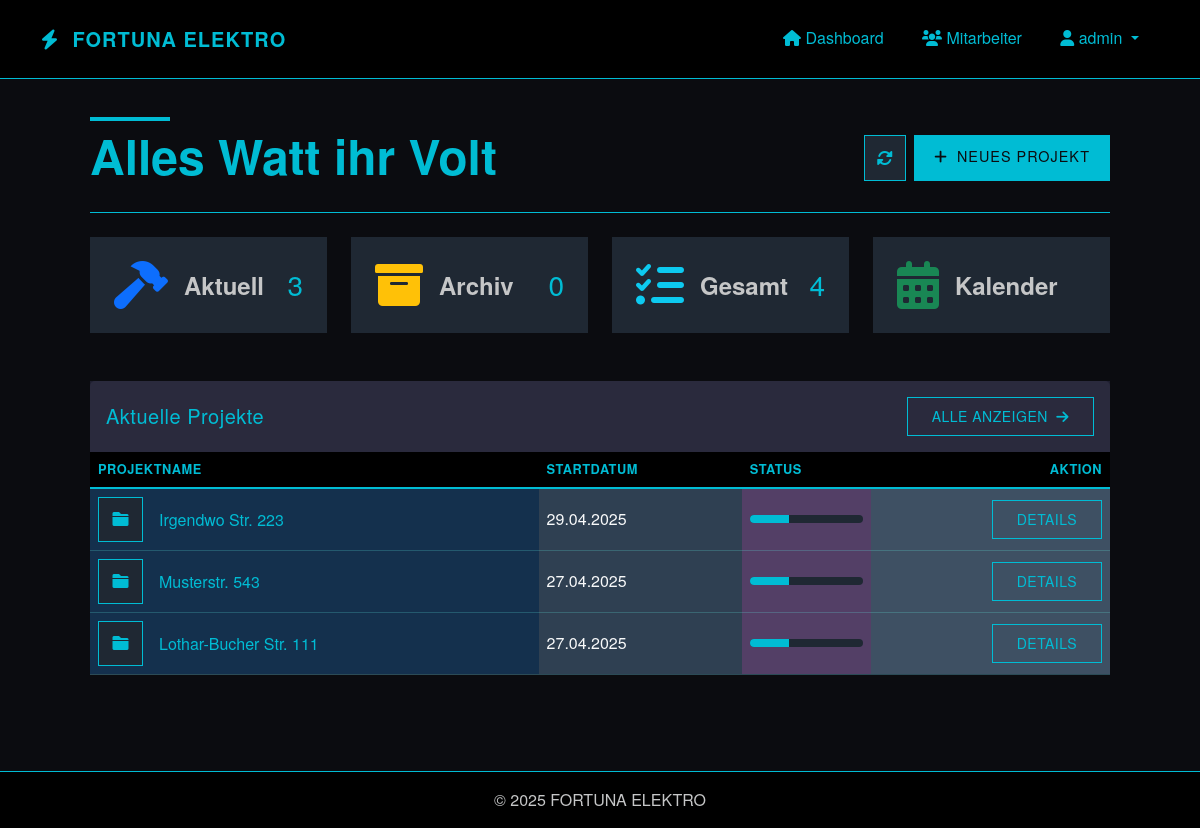
Screenshot of / (signed in) with the database file from the repository.
### app/models/user.py (models this page shows, shortened)
class User(UserMixin, db.Model):
    id = db.Column(db.Integer, primary_key=True)
    username = db.Column(db.String(64), unique=True, nullable=False)
    password_hash = db.Column(db.String(128), nullable=False)
    role = db.Column(db.String(20), nullable=False, default='installateur')  # 'admin' oder 'installateur'
    is_active = db.Column(db.Boolean, default=True)
    created_at = db.Column(db.DateTime, default=datetime.utcnow)
    projects = db.relationship('Project', backref='creator', lazy='dynamic')
    files = db.relationship('File', backref='uploader', lazy='dynamic')
    timesheets = db.relationship('Timesheet', backref='employee', lazy='dynamic')
    def is_admin(self):
        return self.role == 'admin'

### app/models/project.py (models this page shows, shortened)
class Project(db.Model):
    id = db.Column(db.Integer, primary_key=True)
    name = db.Column(db.String(128), nullable=False)  # Adresse als Projektname
    description = db.Column(db.Text)
    start_date = db.Column(db.DateTime, default=datetime.utcnow)
    end_date = db.Column(db.DateTime)
    status = db.Column(db.String(20), default='in_bearbeitung')  # 'in_bearbeitung', 'abgeschlossen', 'archiviert'
    creator_id = db.Column(db.Integer, db.ForeignKey('user.id'), nullable=False)
    files = db.relationship('File', backref='project', lazy='dynamic', cascade='all, delete-orphan')
    timesheets = db.relationship('Timesheet', backref='project', lazy='dynamic', cascade='all, delete-orphan')

### app/routes/dashboard.py (the view)
@dashboard.route('/')
@login_required
def index():
    in_progress = Project.query.filter_by(status='in_bearbeitung').order_by(Project.start_date.desc()).all()
    completed = Project.query.filter_by(status='abgeschlossen').order_by(Project.start_date.desc()).all()
    archived = Project.query.filter_by(status='archiviert').order_by(Project.start_date.desc()).all()
    return render_template(
        'dashboard/index.html',
        title='Dashboard',
        in_progress=in_progress,
        completed=completed,
        archived=archived
    )

### app/models/user.py (called while the page is built)
@login_manager.user_loader
def load_user(id):
    return User.query.get(int(id))

### app/templates/dashboard/index.html (shortened to what this page needs)
{% extends "base.html" %}
{% block content %}
<div class="container-fluid py-4">
    <div class="d-flex flex-column flex-md-row justify-content-between align-items-start align-items-md-center mb-4 gap-3">
        <div class="position-relative">
            <div class="dashboard-heading-decoration"></div>
            <h4 class="fw-bold mb-1 display-5 position-relative">Alles Watt ihr Volt</h4>
        </div>
        <div class="d-flex">
            <a href="{{ url_for('dashboard.index') }}" class="btn btn-light me-2 btn-refresh" aria-label="Aktualisieren">
                <i class="fas fa-sync-alt"></i>
            </a>
            <a href="{{ url_for('projects.new_project') }}" class="btn btn-gradient">
                <i class="fas fa-plus me-1"></i> Neues Projekt
            </a>
        </div>
    </div>
<div class="row g-4 mb-5">
    <div class="col-12 col-sm-6 col-lg-3">
        <div class="card h-100 border-0 shadow-hover stat-card custom-stat-card" data-bs-toggle="modal" data-bs-target="#projectsModal" data-tab-target="in-progress-tab">
            <div class="card-body p-4">
                <div class="d-flex align-items-center justify-content-between">
                    <div class="d-flex align-items-center gap-3">
                        <i class="fas fa-hammer fa-3x text-primary"></i>
                        <span class="text-muted fw-bold fs-4">Aktuell</span>
                    </div>
                    <h3 class="mb-0">{{ in_progress|length }}</h3>
                </div>
            </div>
        </div>
    </div>
    <div class="col-12 col-sm-6 col-lg-3">
        <div class="card h-100 border-0 shadow-hover stat-card custom-stat-card" data-bs-toggle="modal" data-bs-target="#projectsModal" data-tab-target="archived-tab">
            <div class="card-body p-4">
                <div class="d-flex align-items-center justify-content-between">
                    <div class="d-flex align-items-center gap-3">
                        <i class="fas fa-archive fa-3x text-warning"></i>
                        <span class="text-muted fw-bold fs-4">Archiv</span>
                    </div>
                    <h3 class="mb-0">{{ archived|length }}</h3>
                </div>
            </div>
        </div>
    </div>
    <div class="col-12 col-sm-6 col-lg-3">
        <div class="card h-100 border-0 shadow-hover stat-card custom-stat-card" data-bs-toggle="modal" data-bs-target="#projectsModal" data-tab-target="all-tab">
            <div class="card-body p-4">
                <div class="d-flex align-items-center justify-content-between">
                    <div class="d-flex align-items-center gap-3">
                        <i class="fas fa-tasks fa-3x text-info"></i>
                        <span class="text-muted fw-bold fs-4">Gesamt</span>
                    </div>
                    <h3 class="mb-0">{{ (in_progress|length) + (completed|length) + (archived|length) }}</h3>
                </div>
            </div>
        </div>
    </div>
    <div class="col-12 col-sm-6 col-lg-3">
        <div class="card h-100 border-0 shadow-hover stat-card custom-stat-card" data-bs-toggle="modal" data-bs-target="#projectsModal" data-tab-target="calendar-tab">
            <div class="card-body p-4">
                <div class="d-flex align-items-center justify-content-between">
                    <div class="d-flex align-items-center gap-3">
                        <i class="fas fa-calendar-alt fa-3x text-success"></i>
                        <span class="text-muted fw-bold fs-4">Kalender</span>
                    </div>
                </div>
            </div>
        </div>
    </div>
</div>
<div class="row mb-4">
    <div class="col-12">
        <div class="card border-0 shadow-hover aktuelle-projekte">
            <div class="card-header border-0 py-3">
                <div class="d-flex justify-content-between align-items-center">
                    <h5 class="mb-0"> Aktuelle Projekte</h5>
                    <button class="btn btn-sm btn-outline-primary" data-bs-toggle="modal" data-bs-target="#projectsModal">
                        Alle anzeigen <i class="fas fa-arrow-right ms-1"></i>
                    </button>
                </div>
            </div>
            <div class="card-body p-0">
                {% if in_progress %}
                    <div class="table-responsive" >
                        <table class="table table-hover align-middle mb-0" >
                            <thead>
                                <tr>
                                    <th>Projektname</th>
                                    <th class="d-none d-md-table-cell">Startdatum</th>
                                    <th class="d-none d-lg-table-cell" >Status</th>
                                    <th class="text-end">Aktion</th>
                                </tr>
                            </thead>
                            <tbody>
                                {% for project in in_progress[:5] %}
                                    <tr>
                                        <td style="background-color: #14304d">
                                            <div class="d-flex align-items-center" >
                                                <div class="project-icon me-3" >
                                                    <i class="fas fa-folder" style="color: var(--accent);"></i>
                                                </div>
                                                <div>
                                                    <h6 class="mb-0" >{{ project.name }}</h6>
                                                </div>
                                            </div>
                                        </td>
                                        <td class="d-none d-md-table-cell text-light" style="background-color: #2f4052">{{ project.start_date.strftime('%d.%m.%Y') }}</td>
                                        <td class="d-none d-lg-table-cell" style="background-color: #533f66">
                                            <div class="progress" style="height: 8px; background-color: var(--primary-light);">
                                                <div class="progress-bar" role="progressbar" style="width:35%; background-color: var(--accent);"></div>
                                            </div>
                                        </td>
                                        <td class="text-end"  style="background-color: #3e5063">
                                            <a href="{{ url_for('projects.view_project', project_id=project.id) }}" class="btn btn-sm btn-outline-primary">
                                                Details
                                            </a>
                                        </td>
                                    </tr>
                                {% endfor %}
                            </tbody>
                        </table>
                    </div>
                {% endif %}
            </div>
        </div>
    </div>
</div>
</div>
                        {% set all_projects = in_progress + completed + archived %}
{% endblock %}

### app/templates/base.html (shortened to what this page needs)
<!DOCTYPE html>
<html lang="de">
<head>
    <link href="https://cdn.jsdelivr.net/npm/bootstrap@5.3.0/dist/css/bootstrap.min.css" rel="stylesheet">
    <link rel="stylesheet" href="https://cdnjs.cloudflare.com/ajax/libs/font-awesome/6.0.0/css/all.min.css">
    <link rel="stylesheet" href="{{ url_for('static', filename='css/style.css') }}">
</head>
<body>
    <nav class="navbar navbar-expand-lg navbar-dark mb-4">
        <div class="container">
            <a class="navbar-brand" href="{{ url_for('dashboard.index') }}">
                <i class="fas fa-bolt"></i> FORTUNA ELEKTRO
            </a>
            <div class="collapse navbar-collapse" id="navbarNav">
                <ul class="navbar-nav ms-auto">
                    {% if current_user.is_authenticated %}
                        <li class="nav-item">
                            <a class="nav-link" href="{{ url_for('dashboard.index') }}">
                                <i class="fas fa-home"></i> Dashboard
                            </a>
                        </li>
                        {% if current_user.is_admin() %}
                            <li class="nav-item">
                                <a class="nav-link" href="{{ url_for('admin.list_users') }}">
                                    <i class="fas fa-users"></i> Mitarbeiter
                                </a>
                            </li>
                        {% endif %}
                        <li class="nav-item dropdown">
                            <a class="nav-link dropdown-toggle" href="#" role="button" data-bs-toggle="dropdown">
                                <i class="fas fa-user"></i> {{ current_user.username }}
                            </a>
                        </li>
                    {% else %}
                        <li class="nav-item">
                            <a class="nav-link" href="{{ url_for('auth.login') }}">
                                <i class="fas fa-sign-in-alt"></i> Anmelden
                            </a>
                        </li>
                    {% endif %}
                </ul>
            </div>
        </div>
    </nav>
    <div class="container mb-5">
        {% block content %}{% endblock %}
    </div>
    <footer class="footer mt-auto py-3">
        <div class="container text-center">
            <span class="text-muted">&copy; 2025 FORTUNA ELEKTRO </span>
        </div>
    </footer>
</body>
</html>

### app/templates/base.html (style rules this page uses)
:root { --primary: #0B0C10; --primary-light: #1F2833; --primary-dark: #000000; --accent: #66FCF1; --accent-light: #45A29E; --success: #45A29E; --danger: #FF3B3B; --warning: #FF8F00; --info: #66FCF1; --light-bg: #1F2833; --card-bg: #0B0C10; --text-dark: #FFFFFF; --text-muted: #C5C6C7; }
body { background-color: var(--primary); color: var(--text-white); min-height: 100vh; display: flex; flex-direction: column; }
.navbar { background-color: var(--primary-dark) !important; border-bottom: 1px solid var(--accent); padding: 0.8rem 1rem; }
.navbar-brand { color: var(--accent) !important; font-weight: 700; letter-spacing: 1px; }
.navbar-brand i { color: var(--accent); margin-right: 8px; }
.nav-link { color: var(--accent) !important; position: relative; padding: 0.8rem 1.2rem !important; border-bottom: 3px solid transparent; transition: all 0.3s ease; }
.container { flex: 1; }
.footer { background-color: var(--primary-dark) !important; border-top: 1px solid var(--accent); margin-top: auto; padding: 1rem 0; }
.footer .text-muted { color: var(--text-muted) !important; }
.btn { border-radius: 0; padding: 0.5rem 1.5rem; transition: all 0.3s ease; text-transform: uppercase; letter-spacing: 0.5px; font-weight: 500; }
.card { background-color: var(--primary-light); border: 1px solid var(--accent); border-radius: 0; }
.card-header { background-color: rgba(102, 252, 241, 0.1); border-bottom: 1px solid var(--accent); font-weight: 600; letter-spacing: 0.5px; color: var(--accent); }
.table { color: var(--accent); }
.table thead th { background-color: var(--primary-dark); color: var(--accent); border-bottom: 2px solid var(--accent); text-transform: uppercase; letter-spacing: 0.5px; font-size: 0.9rem; font-weight: 600; }
.table tbody tr { border-bottom: 1px solid rgba(102, 252, 241, 0.2); }
.card-body, .card-body p, .card-body label, .card-body .form-text, .card-body small { color: #66d9ff !important; }

### rows the page displays
User: username "admin"
Project: name "Irgendwo Str. 223", start_date "29.04.2025"
Project: name "Musterstr. 543", start_date "27.04.2025"
Project: name "Lothar-Bucher Str. 111", start_date "27.04.2025"

### other values shown
{{ in_progress|length }} "3"
{{ archived|length }} "0"
{{ (in_progress|length) + (completed|length) + (archived|length) }} "4"
